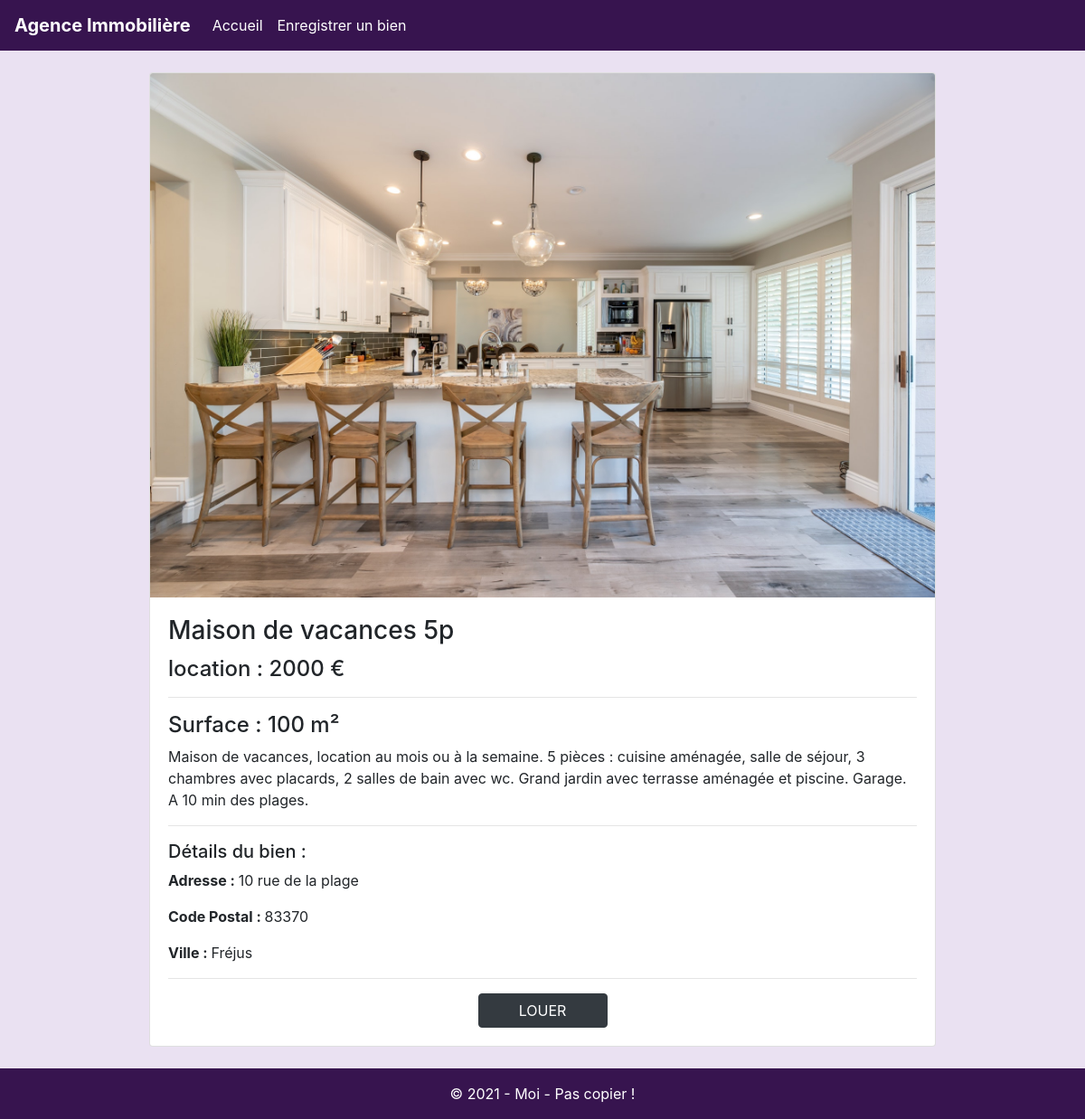
/logement.php?id_logement=1, run on the app's committed database.
### tables this page shows
CREATE TABLE `logement` (
  `id_logement` int(11) NOT NULL,
  `titre` varchar(255) NOT NULL,
  `adresse` varchar(255) NOT NULL,
  `ville` varchar(255) NOT NULL,
  `cp` int(5) UNSIGNED ZEROFILL NOT NULL,
  `surface` int(5) NOT NULL,
  `prix` int(7) NOT NULL,
  `photo` varchar(255) NOT NULL,
  `type` enum('location','vente') NOT NULL,
  `description` text NOT NULL
);

### logement.php (the view)
<?php
require_once('include/init.inc.php');
if(isset($_GET['id_logement']) && !empty($_GET['id_logement']))
{
    $data = $bdd->prepare("SELECT * FROM logement WHERE id_logement = :id_logement");
    $data->bindValue(':id_logement', $_GET['id_logement'], PDO::PARAM_INT);
    $data->execute();
    if($data->rowCount() > 0)
    {
        $logement = $data->fetch(PDO::FETCH_ASSOC);
    }
    else
    {
        header('location: index.php');
    }
}
else
{
    header('location: index.php');
}
require_once('include/header.inc.php');
require_once('include/nav.inc.php');
?>
<div class="row m-0 justify-content-center">
    <div class="col-lg-9">
        <div class="card mt-4 mb-4">
            <img class="card-img-top img-fluid" src="<?= $logement['photo'] ?>" alt="<?= $logement['titre'] ?>">
            <div class="card-body">
                <h3 class="card-title"><?= $logement['titre'] ?></h3>
                <h4><?= $logement['type'] ?> : <?= $logement['prix'] ?> €</h4><hr>
                <h4>Surface : <?= $logement['surface'] ?> m²</h4>
                <p class="card-text"><?= $logement['description'] ?></p><hr>
                <h5>Détails du bien :</h5>
                <p class="card-text"><strong>Adresse : </strong><?= ($logement['adresse']) ?> </p>
                <p class="card-text"><strong>Code Postal : </strong><?= $logement['cp'] ?></p>
                <p class="card-text"><strong>Ville : </strong><?= ucfirst($logement['ville']) ?></p><hr>
                <div class="row justify-content-center align-item-center ">
                <button type="submit" class="btn btn-dark col-md-2">
                    <?php if($logement['type'] == 'location')  echo "LOUER"; else echo "ACHETER"; ?>
                </button>
                </div>
            </div>
        </div>
    </div>
</div>
<?php
require_once('include/footer.inc.php');
?>

### include/header.inc.php (shortened to what this page needs)
<!doctype html>
<html lang="fr">
    <head>
        <link rel="stylesheet" href="https://use.fontawesome.com/releases/v5.3.1/css/all.css">
        <link rel="stylesheet" href="../CDN/bootstrap_4.6/css/bootstrap.min.css">
    </head>
    <body>
        <header>

### include/nav.inc.php (shortened to what this page needs)
<nav class="navbar navbar-expand-md navbar-dark" style="background-color: #37144f;">
                <a class="navbar-brand font-weight-bold" href="<?= URL ?>index.php">Agence Immobilière</a>
                <div class="collapse navbar-collapse" id="navbarsExample04">
                    <ul class="navbar-nav mr-auto">
                        <li class="nav-item active">
                            <a class="nav-link" href="<?= URL ?>index.php">Accueil</a>
                        </li>
                        <li class="nav-item active">
                            <a class="nav-link" href="<?= URL ?>formulaire.php">Enregistrer un bien</a>
                        </li>
                    </ul>
                </div>
            </nav>
        </header>
        <main style="min-height : 90vh;">

### include/footer.inc.php (shortened to what this page needs)
</main>
        <footer class="text-center text-white py-3" style="background-color: #37144f;">
            &copy; 2021 - Moi - Pas copier !
        </footer>
    </body>
</html>

### include/header.inc.php (style rules this page uses)
body { background-color: #eae1f2; }

### data on the page
logement: photo (picture), titre "Maison de vacances 5p", type "location", prix "2000", surface "100", description "Maison de vacances, location au mois ou à la semaine. 5 pièces : cuisine aménagée, salle de séjour, 3 chambres avec placards, 2 salles de bain avec wc. Grand jardin avec terrasse aménagée et piscine. Garage. A 10 min des plages.", adresse "10 rue de la plage", cp "83370", ville "Fréjus"
